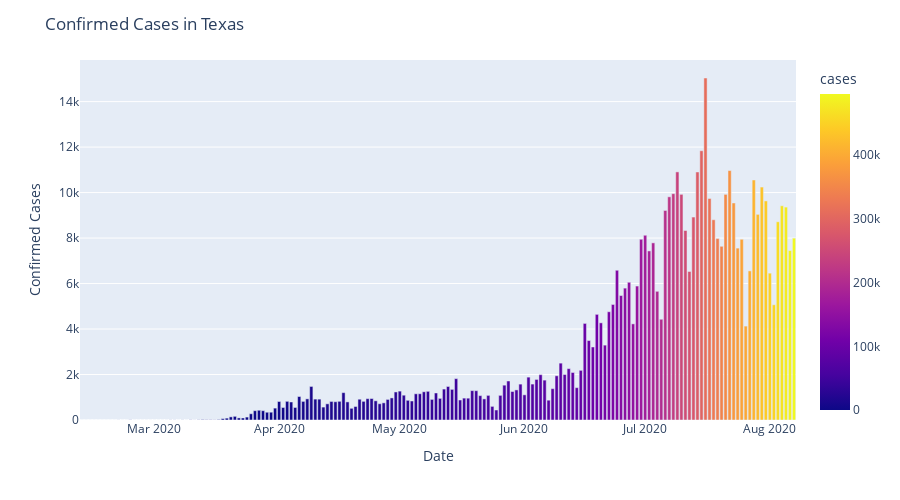

Notebook code for this chart:
### Code cell
fig = px.bar(states_agg_State_df, x='date', y='daily_cases', color='cases', height=500)

fig.update_layout(title='Confirmed Cases in ' + State,
                 xaxis_title="Date",
                 yaxis_title="Confirmed Cases")

### Figure 1 — Plotly figure (JSON) as saved in the notebook; plotly's stock layout.template omitted (floating-point values rounded to 4 significant figures; data arrays with more than 128 entries replaced by an {"elided": "..."} marker saying what was removed)
{"data": [{"alignmentgroup": "True", "hovertemplate": "date=%{x}<br>daily_cases=%{y}<br>cases=%{marker.color}<extra></extra>", "legendgroup": "", "marker": {"color": {"elided": "178 int values"}, "coloraxis": "coloraxis"}, "name": "", "offsetgroup": "", "orientation": "v", "showlegend": false, "textposition": "auto", "type": "bar", "x": {"elided": "178 str values"}, "xaxis": "x", "y": {"elided": "178 int values"}, "yaxis": "y"}], "layout": {"barmode": "relative", "coloraxis": {"colorbar": {"title": {"text": "cases"}}, "colorscale": [[0, "#0d0887"], [0.1111, "#46039f"], [0.2222, "#7201a8"], [0.3333, "#9c179e"], [0.4444, "#bd3786"], [0.5556, "#d8576b"], [0.6667, "#ed7953"], [0.7778, "#fb9f3a"], [0.8889, "#fdca26"], [1, "#f0f921"]]}, "height": 500, "legend": {"tracegroupgap": 0}, "margin": {"t": 60}, "title": {"text": "Confirmed Cases in Texas"}, "xaxis": {"anchor": "y", "domain": [0, 1], "title": {"text": "Date"}}, "yaxis": {"anchor": "x", "domain": [0, 1], "title": {"text": "Confirmed Cases"}}}}
